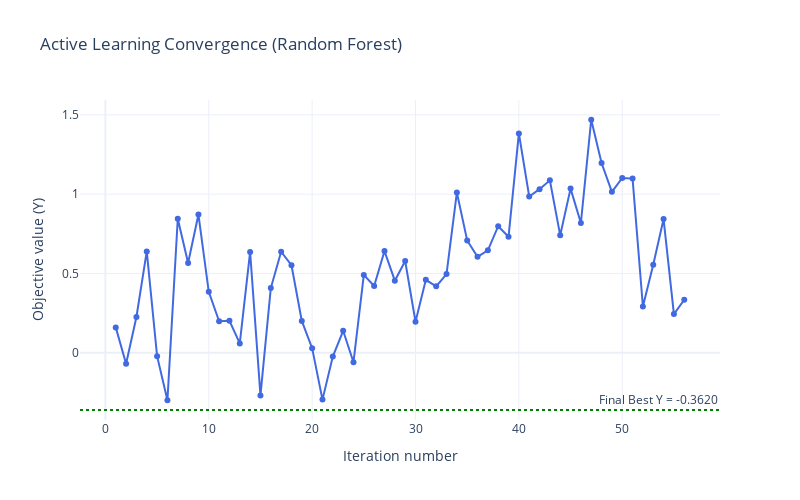

Notebook source saved alongside this figure:
### Code cell
X0 = np.array([[0.1, 0.1, 0.1]])        # initial single observation
Y0 = np.array([f(X0[0])])               # corresponding function value
# Candidate pool:  1000 random samples in [0,1]^3
X_grid = np.random.rand(1000, 3)
# active learning loop
X_obs, Y_obs, history, cache = active_learning_loop(
    f=f,
    X_obs=X0,
    Y_obs=Y0,
    X_grid=X_grid,
    n_iters=500,
    M=8,                      # ensemble size
    model_type="tree",
    bootstrap=False,            # helps uncertainty early on
    acquisition="EI",          # try "LCB" too for comparison
    patience=50,
    min_improve_pct=0.001,      # run until all candidates evaluated
)

# retrieve data for plotting
iters = np.arange(len(history))
y_next = np.array([h[2] for h in history])   # Y values evaluated each iteration
best_y = np.array([h[3] for h in history])   # running best values
best_final = np.min(best_y)
#
fig = go.Figure()
fig.add_trace(go.Scatter(
    x=iters + 1, y=y_next,
    mode='lines+markers',
    name='Y evaluated',
    line=dict(color='royalblue', width=2),
    marker=dict(size=6)
))
fig.add_hline(
    y=result.fun,
    line_dash='dot',
    line_color='green',
    annotation_text=f"Final Best Y = {result.fun:.4f}",
    annotation_position='top right'
)
fig.update_layout(
    title="Active Learning Convergence (Random Forest)",
    xaxis_title="Iteration number",
    yaxis_title="Objective value (Y)",
    hovermode="x unified",
    template="plotly_white",
    width=800,
    height=500
)
fig.show()

### Figure 1 — Plotly figure (JSON) as saved in the notebook; plotly's stock layout.template omitted (floating-point values rounded to 4 significant figures)
{"data": [{"line": {"color": "royalblue", "width": 2}, "marker": {"size": 6}, "mode": "lines+markers", "name": "Y evaluated", "type": "scatter", "x": [1, 2, 3, 4, 5, 6, 7, 8, 9, 10, 11, 12, 13, 14, 15, 16, 17, 18, 19, 20, 21, 22, 23, 24, 25, 26, 27, 28, 29, 30, 31, 32, 33, 34, 35, 36, 37, 38, 39, 40, 41, 42, 43, 44, 45, 46, 47, 48, 49, 50, 51, 52, 53, 54, 55, 56], "y": [0.1594, -0.07045, 0.225, 0.6388, -0.02232, -0.3002, 0.8452, 0.5658, 0.8715, 0.3838, 0.1984, 0.2015, 0.05837, 0.6352, -0.2699, 0.4073, 0.6366, 0.5516, 0.2005, 0.02839, -0.2962, -0.02442, 0.1381, -0.06022, 0.4905, 0.4205, 0.6409, 0.4542, 0.5781, 0.195, 0.4598, 0.4185, 0.4957, 1.01, 0.7081, 0.6046, 0.646, 0.7977, 0.731, 1.383, 0.9852, 1.031, 1.087, 0.7402, 1.035, 0.8185, 1.469, 1.197, 1.015, 1.102, 1.098, 0.2909, 0.5548, 0.8431, 0.2433, 0.3338]}], "layout": {"annotations": [{"showarrow": false, "text": "Final Best Y = -0.3620", "x": 1, "xanchor": "right", "xref": "x domain", "y": -0.362, "yanchor": "bottom", "yref": "y"}], "height": 500, "hovermode": "x unified", "shapes": [{"line": {"color": "green", "dash": "dot"}, "type": "line", "x0": 0, "x1": 1, "xref": "x domain", "y0": -0.362, "y1": -0.362, "yref": "y"}], "title": {"text": "Active Learning Convergence (Random Forest)"}, "width": 800, "xaxis": {"title": {"text": "Iteration number"}}, "yaxis": {"title": {"text": "Objective value (Y)"}}}}
